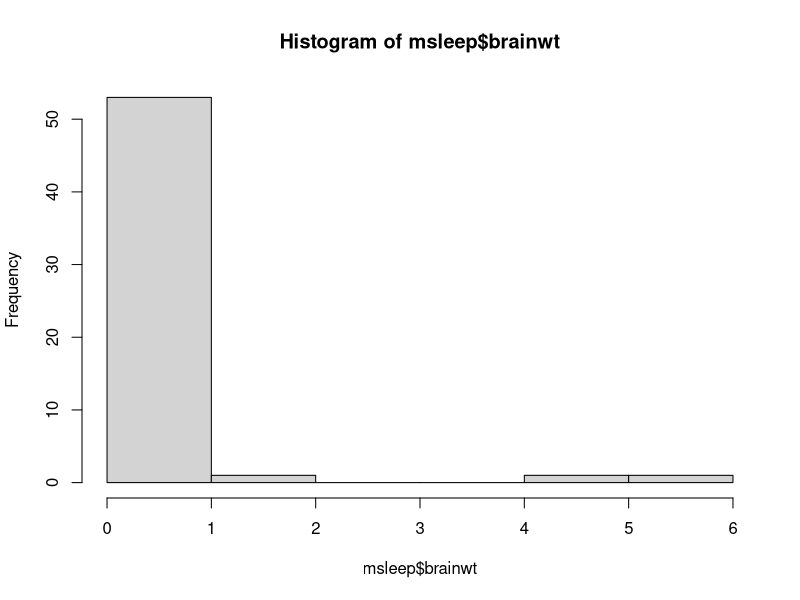

Reproduce this figure in R.
## ---- chunk 1
library(tidyverse)
## ---- chunk 2
head(msleep)
## ---- chunk 3
quantile(msleep$brainwt, na.rm = TRUE)
## ---- chunk 4
median(msleep$brainwt, na.rm = TRUE)
mean(msleep$brainwt, na.rm = TRUE)
## ---- chunk 5
sd(msleep$brainwt, na.rm = TRUE)
IQR(msleep$brainwt, na.rm = TRUE)
## ---- chunk 6
hist(msleep$brainwt)
## ---- chunk 7
t.test(msleep$brainwt)
## ---- chunk 8
insectivores <- msleep %>% 
  filter(vore == "insecti") %>%
  select(awake)
head(insectivores)

other.mammals <- msleep %>% 
  filter(vore != "insecti") %>%
  select(awake)
head(other.mammals)

t.test(insectivores, other.mammals, alternative = "less")
## ---- chunk 9
anova.msleep <- aov(awake ~ vore, data = msleep)
summary(anova.msleep)
## ---- chunk 10
cor(msleep$brainwt, msleep$bodywt)
## ---- chunk 11
summary(msleep$brainwt)
## ---- chunk 12
msleep2 <- msleep %>% drop_na(brainwt)
dim(msleep)
dim(msleep2)
## ---- chunk 13
cor(msleep2$brainwt, msleep2$bodywt)
## ---- chunk 14
library(Hmisc)
rcorr(msleep2$brainwt, msleep2$bodywt, type = "pearson")
rcorr(msleep2$brainwt, msleep2$bodywt, type = "spearman")
## ---- chunk 15
my.mod <- lm(formula = brainwt ~ bodywt, data = msleep2)
summary(my.mod)
## ---- chunk 16
my.mod2 <- lm(formula = sleep_total ~ bodywt + brainwt, data = msleep2)
summary(my.mod2)
## ---- chunk 17
my.mod2 <- lm(formula = sleep_total ~ bodywt + brainwt, data = msleep2)
summary(my.mod2)
